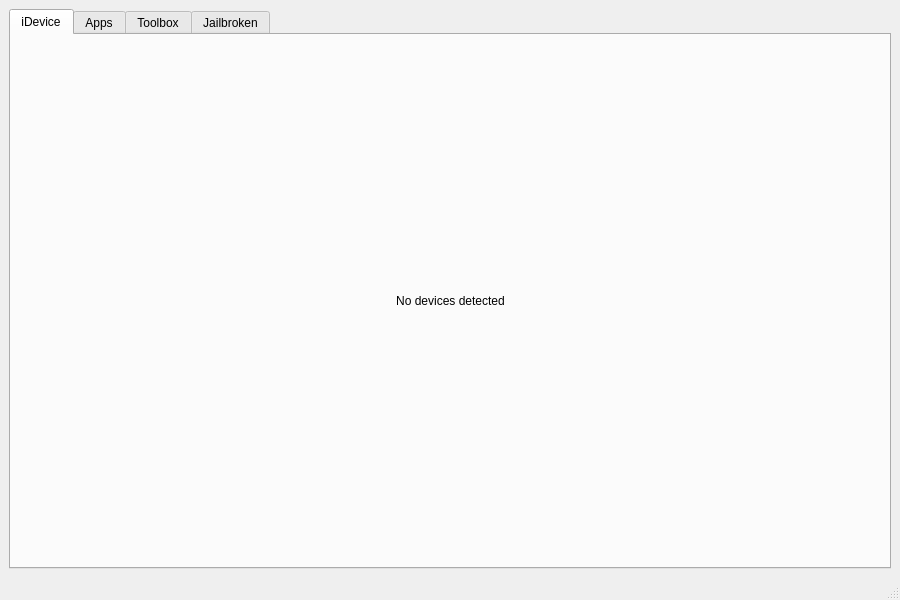
<?xml version="1.0" encoding="UTF-8"?>
<ui version="4.0">
 <class>MainWindow</class>
 <widget class="QMainWindow" name="MainWindow">
  <property name="geometry">
   <rect>
    <x>0</x>
    <y>0</y>
    <width>900</width>
    <height>600</height>
   </rect>
  </property>
  <property name="windowTitle">
   <string>MainWindow</string>
  </property>
  <widget class="QWidget" name="centralwidget">
   <layout class="QVBoxLayout" name="verticalLayout">
    <item>
     <widget class="QTabWidget" name="mainTabWidget">
      <property name="currentIndex">
       <number>0</number>
      </property>
      <widget class="QWidget" name="mainTab">
       <attribute name="title">
        <string>iDevice</string>
       </attribute>
       <layout class="QVBoxLayout" name="mainTabLayout">
        <item>
         <widget class="QStackedWidget" name="stackedWidget">
          <widget class="QWidget" name="page">
           <layout class="QVBoxLayout" name="noDeviceLayout">
            <item>
             <spacer name="verticalSpacer">
              <property name="orientation">
               <enum>Qt::Orientation::Vertical</enum>
              </property>
              <property name="sizeHint" stdset="0">
               <size>
                <width>20</width>
                <height>40</height>
               </size>
              </property>
             </spacer>
            </item>
            <item>
             <layout class="QHBoxLayout" name="horizontalLayout">
              <item>
               <spacer name="horizontalSpacer">
                <property name="orientation">
                 <enum>Qt::Orientation::Horizontal</enum>
                </property>
                <property name="sizeHint" stdset="0">
                 <size>
                  <width>40</width>
                  <height>20</height>
                 </size>
                </property>
               </spacer>
              </item>
              <item>
               <widget class="QLabel" name="label">
                <property name="text">
                 <string>No devices detected</string>
                </property>
                <property name="alignment">
                 <set>Qt::AlignmentFlag::AlignCenter</set>
                </property>
               </widget>
              </item>
              <item>
               <spacer name="horizontalSpacer_2">
                <property name="orientation">
                 <enum>Qt::Orientation::Horizontal</enum>
                </property>
                <property name="sizeHint" stdset="0">
                 <size>
                  <width>40</width>
                  <height>20</height>
                 </size>
                </property>
               </spacer>
              </item>
             </layout>
            </item>
            <item>
             <spacer name="verticalSpacer_2">
              <property name="orientation">
               <enum>Qt::Orientation::Vertical</enum>
              </property>
              <property name="sizeHint" stdset="0">
               <size>
                <width>20</width>
                <height>40</height>
               </size>
              </property>
             </spacer>
            </item>
           </layout>
          </widget>
          <widget class="QWidget" name="page_2">
           <layout class="QVBoxLayout" name="devicePageLayout">
            <item>
             <widget class="QTabWidget" name="tabWidget">
              <widget class="QWidget" name="tab">
               <attribute name="title">
                <string>Tab 1</string>
               </attribute>
              </widget>
              <widget class="QWidget" name="tab_2">
               <attribute name="title">
                <string>Tab 2</string>
               </attribute>
              </widget>
             </widget>
            </item>
           </layout>
          </widget>
         </widget>
        </item>
       </layout>
      </widget>
       <widget class="QWidget" name="appsTab">
       <attribute name="title">
        <string>Apps</string>
       </attribute>
       <layout class="QVBoxLayout" name="appsTabLayout">
        <item>
         <widget class="QLabel" name="appsLabel">
          <property name="text">
           <string>Apps will be here</string>
          </property>
         </widget>
        </item>
       </layout>
      </widget>
      <widget class="QWidget" name="toolboxTab">
       <attribute name="title">
        <string>Toolbox</string>
       </attribute>
       <layout class="QVBoxLayout" name="toolboxTabLayout">
        <item>
         <widget class="QLabel" name="toolboxLabel">
          <property name="text">
           <string>Toolbox will be here</string>
          </property>
         </widget>
        </item>
       </layout>
      </widget>
       <widget class="QWidget" name="jailbrokenTab">
       <attribute name="title">
        <string>Jailbroken</string>
       </attribute>
       <layout class="QVBoxLayout" name="jailbrokenTabLayout">
        <item>
         <widget class="QLabel" name="jailbrokenLabel">
          <property name="text">
           <string>This is jailbroken tab</string>
          </property>
         </widget>
        </item>
       </layout>
      </widget>
     </widget>
    </item>
   </layout>
  </widget>
  <widget class="QMenuBar" name="menubar">
   <property name="geometry">
    <rect>
     <x>0</x>
     <y>0</y>
     <width>900</width>
     <height>37</height>
    </rect>
   </property>
  </widget>
  <widget class="QStatusBar" name="statusbar"/>
 </widget>
 <resources/>
 <connections/>
</ui>
